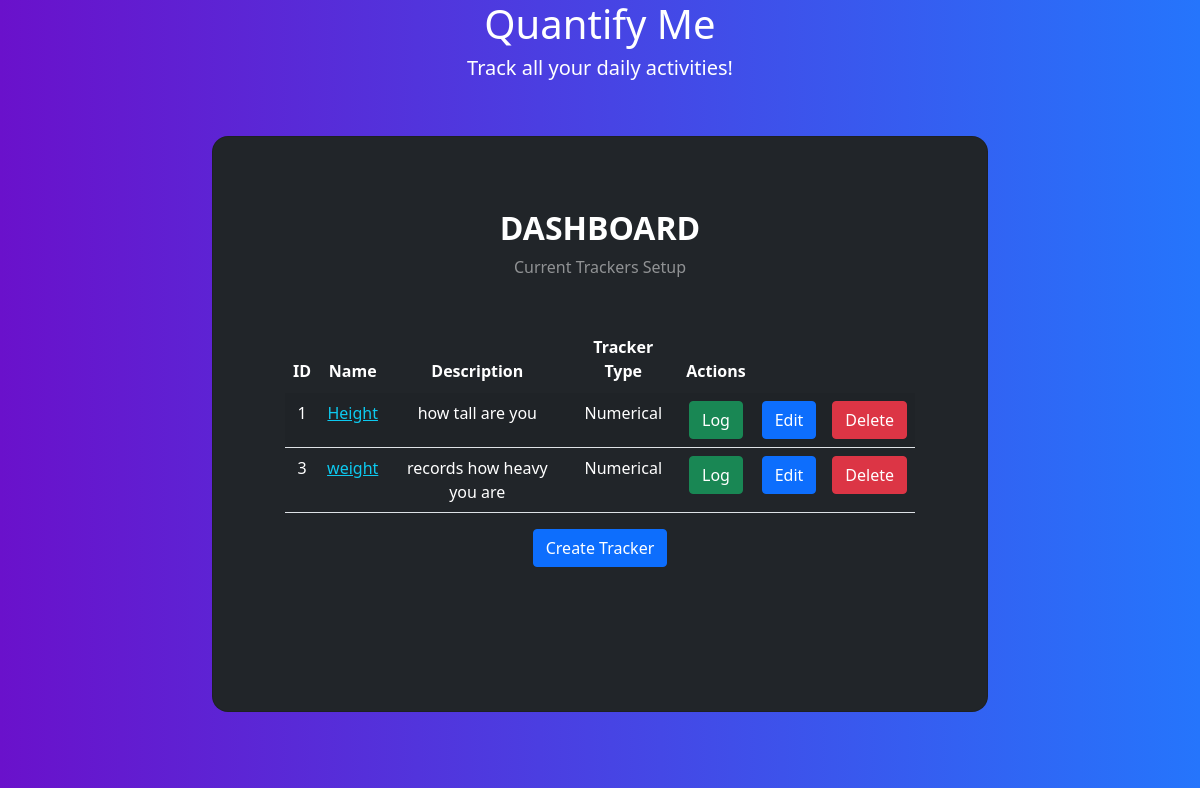
The page / (signed in) on the database its author committed.
### app/models.py (models this page shows)
class Tracker(db.Model):
    __tablename__ = 'trackers'
    tracker_id = db.Column(db.Integer, primary_key=True, autoincrement=True)
    user_id = db.Column(db.Integer, db.ForeignKey('users.user_id'), nullable=False)
    name = db.Column(db.String(80), nullable=False)
    description = db.Column(db.Text, nullable=False)
    tracker_type = db.Column(db.Integer, nullable=False) #, db.ForeignKey('tracker_types.id'), nullable=False)
    settings = db.Column(db.Text)

### app/controllers.py (the view)
@app.route('/', methods=['GET','POST'])
@login_required
def dashboard():
    trackers = Tracker.query.all()
    return render_template('dashboard.html', trackers=trackers)

### main.py (called while the page is built)
def create_app():
    app = Flask(__name__, template_folder="templates")
    if os.getenv('ENV', "development") == "production":
        raise Exception("Currently no production config is setup.")
    else:
        print("Staring Local Development")
        app.config.from_object(LocalDevelopmentConfig)
    db.init_app(app)
    app.app_context().push()
    create_database(app)
    login_manager = LoginManager()
    login_manager.login_view = "login"
    login_manager.init_app(app)
    @login_manager.user_loader
    def load_user(id):
        return User.query.get(int(id))
    return app

### templates/dashboard.html (shortened to what this page needs)
<!DOCTYPE html>
<html lang="en">
  <head>
    <link rel="stylesheet" href="static/bootstrap/css/bootstrap.min.css" />
    <link rel="stylesheet" href="static/style.css" />
  </head>
  <body class="gradient-custom">
    <div class="text-center text-white">
      <h1>Quantify Me</h1>
      <h5>Track all your daily activities!</h5>
    </div>
    <section class="vh-75 gradient-custom">
      <div class="container-fluid py-5 h-100">
        <div class="row d-flex justify-content-center align-items-center h-100">
          <div class="col-12 col-md-8 col-lg-6 col-xl-8">
            <div class="card bg-dark text-white" style="border-radius: 1rem">
              <div class="card-body p-5 text-center">
                <div class="mb-md-5 mt-md-4 pb-5">
                  <h2 class="fw-bold mb-2 text-uppercase">Dashboard</h2>
                  <p class="text-white-50 mb-5">Current Trackers Setup</p>
                  <div class="container">
                     <div class="row">
                      <div class="col-md-12">
                        <div class="row">
                          <div class="col-md-12">
                            <table class="table table-striped">
                              <thead>
                                <tr class="text-white">
                                  <th>ID</th>
                                  <th>Name</th>
                                  <th>Description</th>
                                  <th>Tracker Type</th>
                                  <th>Actions</th>
                                </tr>
                              </thead>
                              <tbody>
                                {% for tracker in trackers %}
                                <tr class="text-white">
                                  <td class="text-white">{{ tracker.tracker_id }}</td>
                                  <td>
                                      <a class="text-info" href='/trackers/{{tracker.name}}' target='_blank'>{{ tracker.name }}</a>
                                  </td >
                                  <td class="text-white">{{ tracker.description }}</td>
                                  <td class="text-white">{{ tracker.tracker_type }}</td>
                                    <td class="text-white">
                                        <a href='/trackers/{{tracker.name}}/log' class="btn btn-success">Log</a>
                                    </td>
                                    <td class="text-white">
                                        <a href='/trackers/{{tracker.name}}/edit' class="btn btn-primary">Edit</a>
                                    </td>
                                    <td class="text-white">
                                        <a href='/trackers/{{tracker.name}}/delete' class="btn btn-danger">Delete</a>
                                    </td>
                                </tr>
                                {% endfor %}
                              </tbody>
                            </table>
                            <div class="row">
                          <div class="col-md-12">
                            <a href="/create-tracker" class="btn btn-primary"> Create Tracker </a>
                          </div>
                        </div>
                          </div>
                        </div>
                      </div>
                    </div>
                  </div>
                </div>
              </div>
            </div>
          </div>
        </div>
      </div>
    </section>
  </body>
</html>

### static/style.css (style rules this page uses)
.gradient-custom { background: #6a11cb; background: -webkit-linear-gradient(to right, rgba(106, 17, 203, 1), rgba(37, 117, 252, 1)); background: linear-gradient(to right, rgba(106, 17, 203, 1), rgba(37, 117, 252, 1)) }

### rows shown on the page
Tracker: tracker_id "1", name "Height", description "how tall are you", tracker_type "Numerical"
Tracker: tracker_id "3", name "weight", description "records how heavy you are", tracker_type "Numerical"
